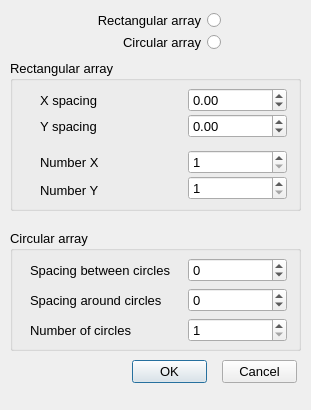
<?xml version="1.0" encoding="UTF-8"?>
<ui version="4.0">
 <class>CopyArray_Dialog</class>
 <widget class="QDialog" name="CopyArray_Dialog">
  <property name="geometry">
   <rect>
    <x>0</x>
    <y>0</y>
    <width>311</width>
    <height>410</height>
   </rect>
  </property>
  <property name="minimumSize">
   <size>
    <width>311</width>
    <height>410</height>
   </size>
  </property>
  <property name="maximumSize">
   <size>
    <width>311</width>
    <height>410</height>
   </size>
  </property>
  <property name="font">
   <font>
    <pointsize>10</pointsize>
   </font>
  </property>
  <property name="windowTitle">
   <string>Copy array options</string>
  </property>
  <widget class="QPushButton" name="_2">
   <property name="geometry">
    <rect>
     <x>222</x>
     <y>360</y>
     <width>75</width>
     <height>23</height>
    </rect>
   </property>
   <property name="text">
    <string>Cancel</string>
   </property>
   <property name="autoDefault">
    <bool>false</bool>
   </property>
  </widget>
  <widget class="QPushButton" name="_1">
   <property name="geometry">
    <rect>
     <x>132</x>
     <y>360</y>
     <width>75</width>
     <height>23</height>
    </rect>
   </property>
   <property name="text">
    <string>OK</string>
   </property>
   <property name="default">
    <bool>true</bool>
   </property>
  </widget>
  <widget class="QRadioButton" name="_100">
   <property name="geometry">
    <rect>
     <x>10</x>
     <y>10</y>
     <width>211</width>
     <height>20</height>
    </rect>
   </property>
   <property name="layoutDirection">
    <enum>Qt::RightToLeft</enum>
   </property>
   <property name="text">
    <string>Rectangular array</string>
   </property>
  </widget>
  <widget class="QRadioButton" name="_101">
   <property name="geometry">
    <rect>
     <x>10</x>
     <y>32</y>
     <width>211</width>
     <height>20</height>
    </rect>
   </property>
   <property name="layoutDirection">
    <enum>Qt::RightToLeft</enum>
   </property>
   <property name="text">
    <string>Circular array</string>
   </property>
  </widget>
  <widget class="QGroupBox" name="groupBox">
   <property name="geometry">
    <rect>
     <x>10</x>
     <y>60</y>
     <width>291</width>
     <height>151</height>
    </rect>
   </property>
   <property name="title">
    <string>Rectangular array</string>
   </property>
   <widget class="QLabel" name="label_4">
    <property name="geometry">
     <rect>
      <x>30</x>
      <y>120</y>
      <width>101</width>
      <height>21</height>
     </rect>
    </property>
    <property name="text">
     <string>Number Y</string>
    </property>
   </widget>
   <widget class="QLabel" name="label_3">
    <property name="geometry">
     <rect>
      <x>30</x>
      <y>92</y>
      <width>101</width>
      <height>21</height>
     </rect>
    </property>
    <property name="text">
     <string>Number X</string>
    </property>
   </widget>
   <widget class="QLabel" name="label_5">
    <property name="geometry">
     <rect>
      <x>30</x>
      <y>56</y>
      <width>101</width>
      <height>21</height>
     </rect>
    </property>
    <property name="text">
     <string>Y spacing</string>
    </property>
   </widget>
   <widget class="QLabel" name="label_6">
    <property name="geometry">
     <rect>
      <x>30</x>
      <y>30</y>
      <width>101</width>
      <height>21</height>
     </rect>
    </property>
    <property name="text">
     <string>X spacing</string>
    </property>
   </widget>
   <widget class="RCDoubleSpinBox" name="_102">
    <property name="geometry">
     <rect>
      <x>178</x>
      <y>28</y>
      <width>99</width>
      <height>24</height>
     </rect>
    </property>
    <property name="minimum">
     <double>-1000000000.000000000000000</double>
    </property>
    <property name="maximum">
     <double>1000000000.000000000000000</double>
    </property>
   </widget>
   <widget class="RCDoubleSpinBox" name="_103">
    <property name="geometry">
     <rect>
      <x>178</x>
      <y>54</y>
      <width>99</width>
      <height>24</height>
     </rect>
    </property>
    <property name="minimum">
     <double>-1000000000.000000000000000</double>
    </property>
    <property name="maximum">
     <double>1000000000.000000000000000</double>
    </property>
   </widget>
   <widget class="RCIntegerSpinBox" name="_104">
    <property name="geometry">
     <rect>
      <x>178</x>
      <y>90</y>
      <width>99</width>
      <height>24</height>
     </rect>
    </property>
    <property name="minimum">
     <number>1</number>
    </property>
    <property name="maximum">
     <number>100000</number>
    </property>
   </widget>
   <widget class="RCIntegerSpinBox" name="_105">
    <property name="geometry">
     <rect>
      <x>178</x>
      <y>116</y>
      <width>99</width>
      <height>24</height>
     </rect>
    </property>
    <property name="minimum">
     <number>1</number>
    </property>
    <property name="maximum">
     <number>100000</number>
    </property>
   </widget>
  </widget>
  <widget class="QGroupBox" name="groupBox_2">
   <property name="geometry">
    <rect>
     <x>10</x>
     <y>230</y>
     <width>291</width>
     <height>121</height>
    </rect>
   </property>
   <property name="title">
    <string>Circular array</string>
   </property>
   <widget class="QLabel" name="label_8">
    <property name="geometry">
     <rect>
      <x>20</x>
      <y>90</y>
      <width>151</width>
      <height>21</height>
     </rect>
    </property>
    <property name="text">
     <string>Number of circles</string>
    </property>
   </widget>
   <widget class="QLabel" name="label_9">
    <property name="geometry">
     <rect>
      <x>20</x>
      <y>60</y>
      <width>155</width>
      <height>21</height>
     </rect>
    </property>
    <property name="text">
     <string>Spacing around circles</string>
    </property>
   </widget>
   <widget class="QLabel" name="label_10">
    <property name="geometry">
     <rect>
      <x>20</x>
      <y>30</y>
      <width>157</width>
      <height>21</height>
     </rect>
    </property>
    <property name="text">
     <string>Spacing between circles</string>
    </property>
   </widget>
   <widget class="RCIntegerSpinBox" name="_108">
    <property name="geometry">
     <rect>
      <x>178</x>
      <y>88</y>
      <width>99</width>
      <height>24</height>
     </rect>
    </property>
    <property name="minimum">
     <number>1</number>
    </property>
    <property name="maximum">
     <number>100000</number>
    </property>
   </widget>
   <widget class="RCIntegerSpinBox" name="_106">
    <property name="geometry">
     <rect>
      <x>178</x>
      <y>28</y>
      <width>99</width>
      <height>24</height>
     </rect>
    </property>
    <property name="minimum">
     <number>-100000000</number>
    </property>
    <property name="maximum">
     <number>100000000</number>
    </property>
   </widget>
   <widget class="RCIntegerSpinBox" name="_107">
    <property name="geometry">
     <rect>
      <x>178</x>
      <y>58</y>
      <width>99</width>
      <height>24</height>
     </rect>
    </property>
    <property name="minimum">
     <number>-100000000</number>
    </property>
    <property name="maximum">
     <number>100000000</number>
    </property>
   </widget>
  </widget>
 </widget>
 <customwidgets>
  <customwidget>
   <class>RCDoubleSpinBox</class>
   <extends>QDoubleSpinBox</extends>
   <header>../RealCADQt/source/rcdoublespinbox.h</header>
  </customwidget>
  <customwidget>
   <class>RCIntegerSpinBox</class>
   <extends>QSpinBox</extends>
   <header>../RealCADQt/source/rcintegerspinbox.h</header>
  </customwidget>
 </customwidgets>
 <tabstops>
  <tabstop>_100</tabstop>
  <tabstop>_101</tabstop>
  <tabstop>_102</tabstop>
  <tabstop>_103</tabstop>
  <tabstop>_104</tabstop>
  <tabstop>_105</tabstop>
  <tabstop>_106</tabstop>
  <tabstop>_107</tabstop>
  <tabstop>_108</tabstop>
  <tabstop>_1</tabstop>
  <tabstop>_2</tabstop>
 </tabstops>
 <resources/>
 <connections/>
</ui>
